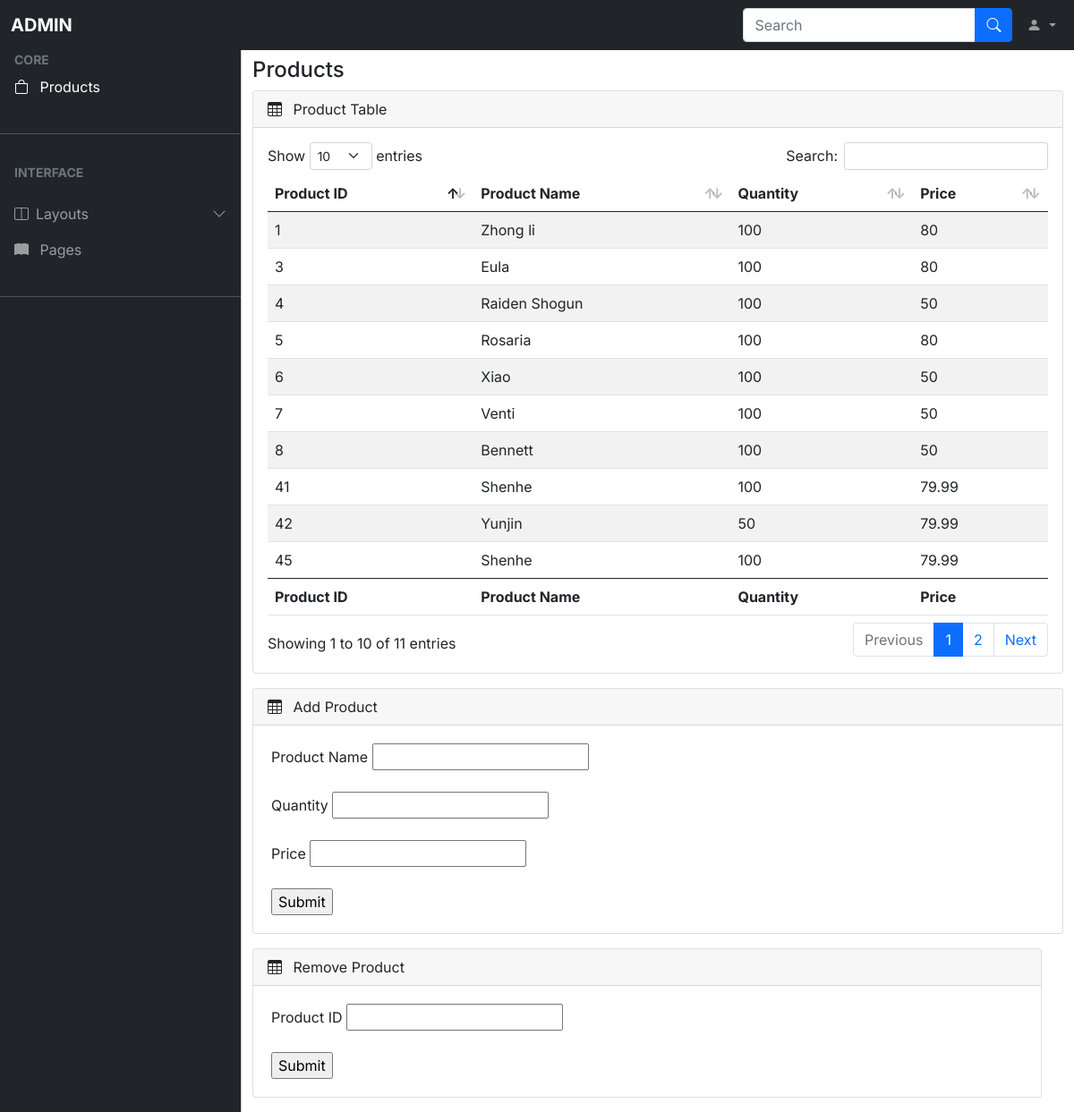
Screenshot of /Pages/Admin/products.php with the database file from the repository.
### tables this page shows
CREATE TABLE `product` (
  `product_id` int(10) NOT NULL,
  `product_name` varchar(150) NOT NULL,
  `quantity` int(10) NOT NULL,
  `price` float NOT NULL
);

### Pages/Admin/products.php (the view, shortened to what this page needs)
<?php
  require "admin_header.php";
?>
<body>
    <nav class="navbar navbar-expand-lg navbar-dark bg-dark fixed-top">
      <div class="container-fluid">
        <a
          class="navbar-brand me-auto ms-lg-0 ms-3 text-uppercase fw-bold"
          href="#"
          >ADMIN</a
        >
        <div class="collapse navbar-collapse" id="topNavBar">
          <form class="d-flex ms-auto my-3 my-lg-0">
            <div class="input-group">
              <input
                class="form-control"
                type="search"
                placeholder="Search"
                aria-label="Search"
              />
              <button class="btn btn-primary" type="submit">
                <i class="bi bi-search"></i>
              </button>
            </div>
          </form>
          <ul class="navbar-nav">
            <li class="nav-item dropdown">
              <a
                class="nav-link dropdown-toggle ms-2"
                href="#"
                role="button"
                data-bs-toggle="dropdown"
                aria-expanded="false"
              >
                <i class="bi bi-person-fill"></i>
              </a>
            </li>
          </ul>
        </div>
      </div>
    </nav>
    <div
      class="offcanvas offcanvas-start sidebar-nav bg-dark"
      tabindex="-1"
      id="sidebar"
    >
      <div class="offcanvas-body p-0">
        <nav class="navbar-dark">
          <ul class="navbar-nav">
            <li>
              <div class="text-muted small fw-bold text-uppercase px-3">
                CORE
              </div>
            </li>
            <li>
              <a href="#" class="nav-link px-3 active">
                <span class="me-2"><i class="bi bi-bag"></i></span>
                <span>Products</span>
              </a>
            </li>
            <li class="my-4"><hr class="dropdown-divider bg-light" /></li>
            <li>
              <div class="text-muted small fw-bold text-uppercase px-3 mb-3">
                Interface
              </div>
            </li>
            <li>
              <a
                class="nav-link px-3 sidebar-link"
                data-bs-toggle="collapse"
                href="#layouts"
              >
                <span class="me-2"><i class="bi bi-layout-split"></i></span>
                <span>Layouts</span>
                <span class="ms-auto">
                  <span class="right-icon">
                    <i class="bi bi-chevron-down"></i>
                  </span>
                </span>
              </a>
            </li>
            <li>
              <a href="#" class="nav-link px-3">
                <span class="me-2"><i class="bi bi-book-fill"></i></span>
                <span>Pages</span>
              </a>
            </li>
            <li class="my-4"><hr class="dropdown-divider bg-light" /></li>
          </ul>
        </nav>
      </div>
    </div>
    <main class="mt-5 pt-3">
      <div class="container-fluid">
        <div class="row">
          <div class="col-md-12">
            <h4>Products</h4>
          </div>
        </div>
        <div class="row">
          <div class="col-md-12 mb-3">
            <div class="card">
              <div class="card-header">
                <span><i class="bi bi-table me-2"></i></span> Product Table
              </div>
              <div class="card-body">
                <div class="table-responsive">
                  <table
                    id="example"
                    class="table table-striped data-table"
                    style="width: 100%"
                  >
                    <thead>
                      <tr>
                        <th>Product ID</th>
                        <th>Product Name</th>
                        <th>Quantity</th>
                        <th>Price</th>
                      </tr>
                    </thead>
                    <tbody>
                      <?php
                          require_once "../../database/db_con.php";
                          $sql = "SELECT * FROM product ORDER BY product_id";
                          $result = $conn->query($sql);
                          if ($result->num_rows > 0) {
                            foreach($result as $row) {
                            ?>
                              <tr>
                                <td> <?=$row["product_id"];?> </td>
                                <td> <?=$row["product_name"];?></td>
                                <td> <?=$row["quantity"];?></td>
                                <td> <?=$row["price"];?></td>
                              </tr>
                              <?php
                            }
                          }
                          else{
                            $conn->close();
                          }
                      ?>
                    </tbody>
                    <tfoot>
                      <tr>
                        <th>Product ID</th>
                        <th>Product Name</th>
                        <th>Quantity</th>
                        <th>Price</th>
                      </tr>
                    </tfoot>
                  </table>
                </div>
              </div>
            </div>
          </div>
        </div>
        <div class="row">
          <div class="col-md-12 mb-3">
            <div class="card">
              <div class="card-header">
                <span><i class="bi bi-table me-2"></i></span> Add Product
              </div>
                <div style = "margin: 20px;">
                  <form>
                    <div>
                      <label>Product Name</label>
                      <input type="text" name = "product">
                    </div>
                    <br>
                    <div>
                      <label>Quantity</label>
                      <input type="number" name = "qty">
                    </div>
                    <br>
                    <div>
                      <label>Price</label>
                      <input type="text" name = "price">
                    </div>
                    <br>
                    <div>
                      <input type="submit" name = "submit1">
                    </div>
                  </form>
                </div>
            </div>
          </div>
          <div class="row">
          <div class="col-md-12 mb-3">
            <div class="card">
              <div class="card-header">
                <span><i class="bi bi-table me-2"></i></span> Remove Product
              </div>
                <div style = "margin: 20px;">
                  <form>
                  <div>
                    <label>Product ID</label>
                    <input type="number" name = "prodID">
                  </div>
                  <br>
                    <div>
                      <input type="submit" name = "submit2">
                    </div>
                  </form>
                </div>
            </div>
          </div>
      </div>
    </main>
  </body>
</html>

### Pages/Admin/admin_header.php (shortened to what this page needs)
<!DOCTYPE html>
<html lang="en">
  <head>
    <link rel="stylesheet" href="css/bootstrap.min.css" />
    <link
      rel="stylesheet"
      href="https://cdn.jsdelivr.net/npm/bootstrap-icons@1.4.1/font/bootstrap-icons.css"
    />
    <link rel="stylesheet" href="css/dataTables.bootstrap5.min.css" />
    <link rel="stylesheet" href="css/style.css" />
  </head>

### rows the page displays
product: product_id "1", product_name "Zhong li", quantity "100", price "80"
product: product_id "3", product_name "Eula", quantity "100", price "80"
product: product_id "4", product_name "Raiden Shogun", quantity "100", price "50"
product: product_id "5", product_name "Rosaria", quantity "100", price "80"
product: product_id "6", product_name "Xiao", quantity "100", price "50"
product: product_id "7", product_name "Venti", quantity "100", price "50"
product: product_id "8", product_name "Bennett", quantity "100", price "50"
product: product_id "41", product_name "Shenhe", quantity "100", price "79.99"
product: product_id "42", product_name "Yunjin", quantity "50", price "79.99"
product: product_id "45", product_name "Shenhe", quantity "100", price "79.99"
